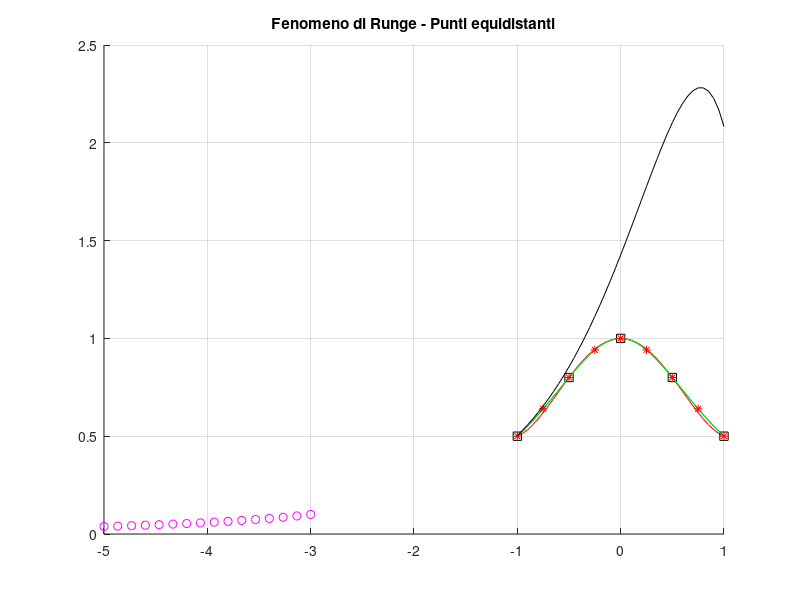

This figure's MATLAB source:
% Prepariamoci per la s1 prova di Analisi Numerica
% Corso di Laurea in Informatica, a.a. 2001-02
% Prof.ssa B. Paternoster
%
% Esercizio 2 (Fenomeno di Runge)
% -------------------------------
% Disegnare i grafici relativi ai polinomi di interpolazione di grado 4, 8 e 15
% individuati dalla funzione f(x) = 1/(1+x^2), x app. [-5,5], e dai seguenti
% insiemi di nodi:
% a) equidistanti in [-5,5]
%    (Per avere n+1 nodi equidistanti in [a,b], xi = a + i*(b-a)/n, i = 0,...,n);
% Commentare i risultati.

clear;
hold on;
grid on;
title('Fenomeno di Runge - Punti equidistanti');

% f(x)
x = -1 : 0.05 : 1;
y = 1./(1 + x.^2);
plot(x,y);
input(' Premi INVIO per continuare...\n');

% Polinomio di grado 4
n = 4;
for i = 0 : n
   xnodi(i+1) = -1 + i * (1 - (-1))/n;
end
ynodi = 1./(1 + xnodi.^2);
p4 = polyfit(xnodi,ynodi,n);
yy = polyval(p4, x);
plot(x,yy,'r', xnodi, ynodi, 'sk');
input(' Premi INVIO per continuare...\n');

% Polinomio di grado 8
n = 8;
for i = 0 : n
   xnodi(i+1) = -1 + i * (1 - (-1))/n;
end
ynodi = 1./(1 + xnodi.^2);
p8 = polyfit(xnodi, ynodi, n);
y8 = polyval(p8,x);
plot(x,y8,'g', xnodi, ynodi, '*r');
input(' Premi INVIO per continuare...\n');

% Polinomio di grado 15
n = 15;
for i = 0 : n
   xnodi(i+1) = -5 + i * (1 - (-1))/n;
end
ynodi = 1./(1 + xnodi.^2);
p15 = polyfit(xnodi, ynodi, n);
y15 = polyval(p15,x);
plot(x,y15,'k',xnodi,ynodi,'om');
input(' Premi INVIO per terminare...\n');

hold off;
close;